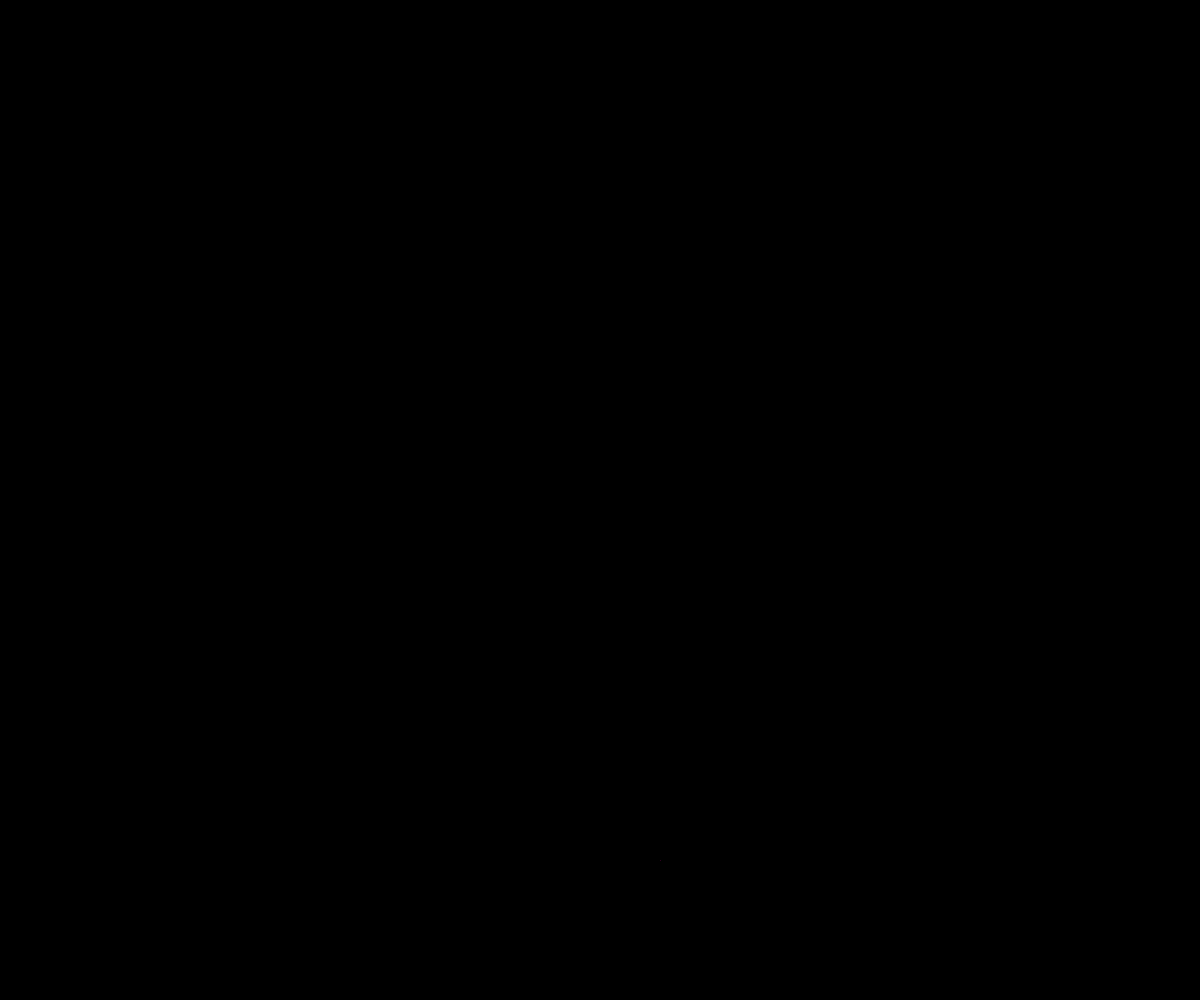
Frame 1 (no input)
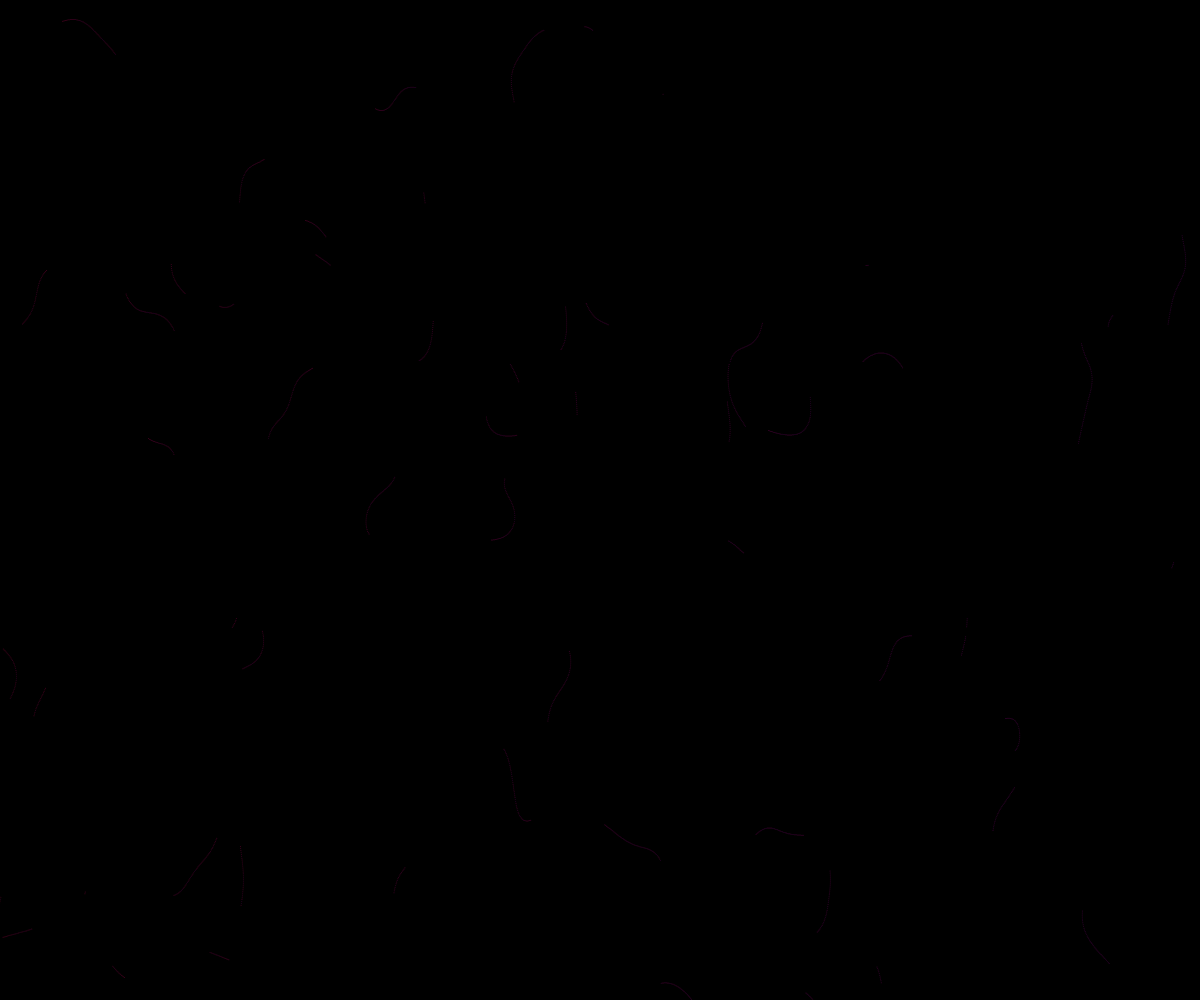
Frame 60 (no input)
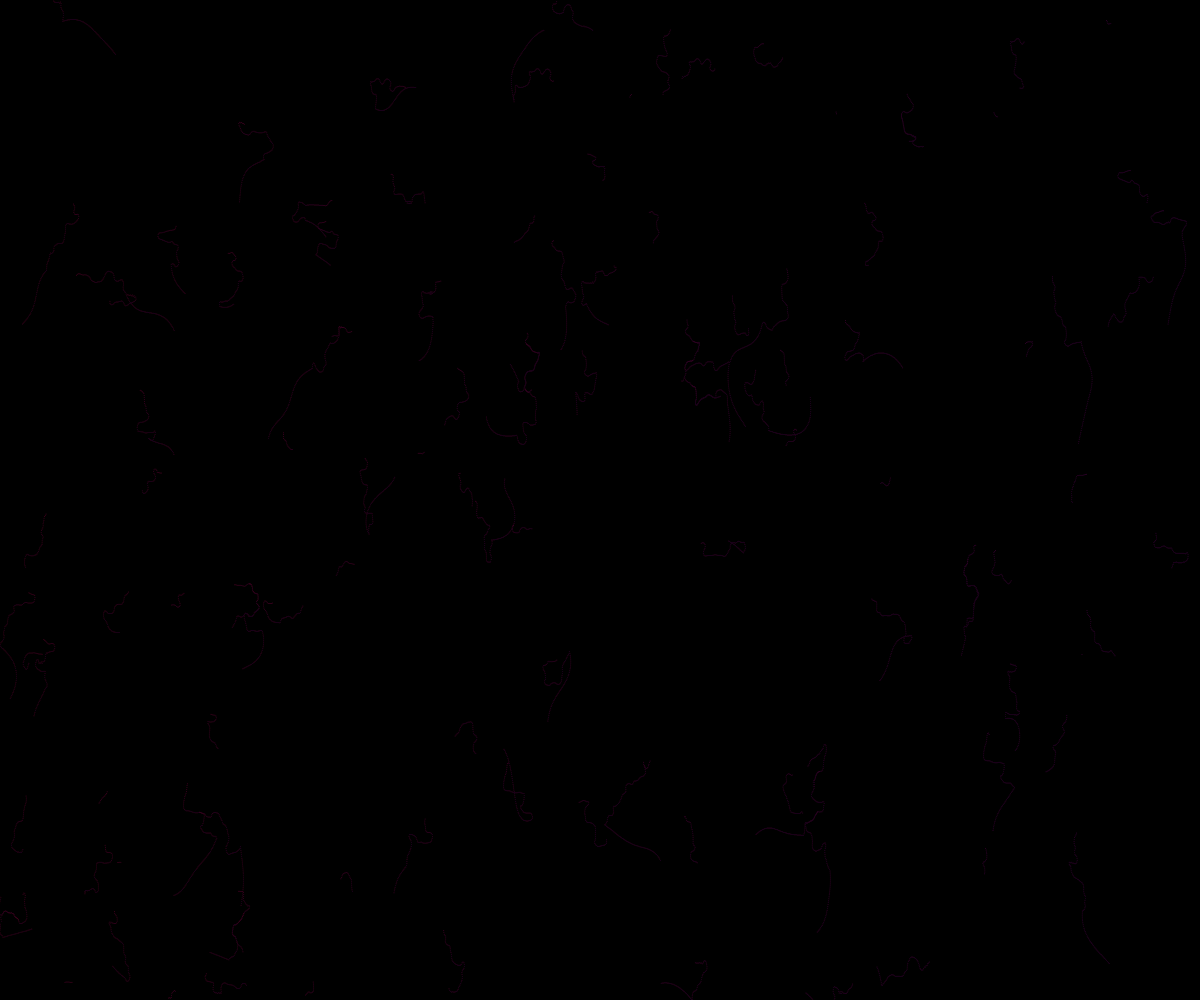
Frame 120 (the mouse pressed at the canvas centre since frame 60)

The p5.js sketch that drew these frames (run headless with seeded random() and noise() and a simulated clock; from frame 60 on, the mouse is pressed at the canvas centre):

// p5.js sketch
// ── sketch.js
var mode; // determine whether app has started, intro screen
var yset = 0.0;


var points = []; //where points spawn

var jit = 0.01; //jitter control var



//colour values
var r1;
var r2;
var g1;
var g2;
var b1;
var b2;

var density = 40; //line amounts

function setup() {


  createCanvas(windowWidth, windowHeight);
 background(0);
  noiseDetail(2);
  angleMode(DEGREES);
  var space = width / density;

  for (var x = 0; x < width; x += space) {
    //starting points for lines, create vectors + make them random to remove the grid-like structure - i.e creates points
    for (var y = 0; y < height; y += space) {
      var p = createVector(x + random(-10, 10), y + random(-10, 10));
      points.push(p); //adds vector to points array
    }
  }

  //shuffle array to randomize
  shuffle(points, true);
  //colour values
  r1 = random(100)
  r2 = (0, 26, 51);
  g1 = (0, 0, 0);
  g2 = (0, 0, 0);
  b1 = random(100)
  b2 = (0, 26, 51);

  
}


function windowResized() {
  resizeCanvas(windowWidth, windowHeight);
  background(0);
}
  


function draw() {
  

    background(0,5);
  
  if (mouseIsPressed == true) {
   jit =0.10; // White
  }
  else {
    jit =0.01;   // Black
  }

   

    if (frameCount <= points.length) {
      //fameCount spawning points diff time
      var max = frameCount; 
    } else {
      var max = points.length;
    }

    for (var i = 0; i < max; i++) {
      // control colours
      var r = map(points[i].x, 0, width, r1, r2);
      var g = map(points[i].y, 0, width, g1, g2);
      var b = map(points[i].x, 0, width, b1, b2);

      fill(r, g, b);

      
      var angle = map(
        noise(points[i].x * jit, points[i].y * jit),0,1,0,720); //Perlin noise command re-mapped to slider i.e show/display 

      
      points[i].add(createVector(cos(angle), sin(angle) *2));
      //vector added to each point based on angle i.e controls movement of the vector with a speed variable

      
      noStroke();
      circle(points[i].x, points[i].y, 1);
    }
  
}
